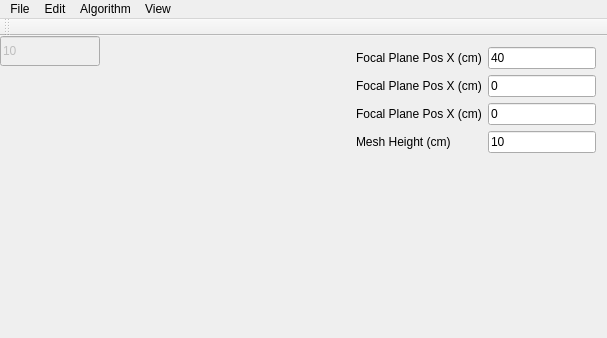
<?xml version="1.0" encoding="UTF-8"?>
<ui version="4.0">
 <class>MainWindow</class>
 <widget class="QMainWindow" name="MainWindow">
  <property name="geometry">
   <rect>
    <x>0</x>
    <y>0</y>
    <width>607</width>
    <height>338</height>
   </rect>
  </property>
  <property name="windowTitle">
   <string>MainWindow</string>
  </property>
  <widget class="QWidget" name="widget">
   <layout class="QHBoxLayout" name="horizontalLayout_3">
    <item>
     <widget class="ModelRendering" name="viewer" native="true">
      <property name="sizePolicy">
       <sizepolicy hsizetype="Preferred" vsizetype="Preferred">
        <horstretch>1</horstretch>
        <verstretch>0</verstretch>
       </sizepolicy>
      </property>
      <property name="minimumSize">
       <size>
        <width>292</width>
        <height>0</height>
       </size>
      </property>
      <layout class="QVBoxLayout" name="verticalLayout_5"/>
     </widget>
    </item>
    <item>
     <layout class="QVBoxLayout" name="verticalLayout_6">
      <item>
       <layout class="QFormLayout" name="formLayout">
        <item row="0" column="0">
         <widget class="QLabel" name="focX">
          <property name="text">
           <string>Focal Plane Pos X (cm)</string>
          </property>
         </widget>
        </item>
        <item row="0" column="1">
         <widget class="QLineEdit" name="focalLengthLineEditX">
          <property name="text">
           <string>40</string>
          </property>
         </widget>
        </item>
        <item row="1" column="0">
         <widget class="QLabel" name="focY">
          <property name="text">
           <string>Focal Plane Pos X (cm)</string>
          </property>
         </widget>
        </item>
        <item row="1" column="1">
         <widget class="QLineEdit" name="focalLengthLineEditY">
          <property name="text">
           <string>0</string>
          </property>
         </widget>
        </item>
        <item row="2" column="0">
         <widget class="QLabel" name="focZ">
          <property name="text">
           <string>Focal Plane Pos X (cm)</string>
          </property>
         </widget>
        </item>
        <item row="2" column="1">
         <widget class="QLineEdit" name="focalLengthLineEditZ">
          <property name="text">
           <string>0</string>
          </property>
         </widget>
        </item>
        <item row="3" column="0">
         <widget class="QLabel" name="label_2">
          <property name="text">
           <string>Mesh Height (cm)</string>
          </property>
         </widget>
        </item>
        <item row="3" column="1">
         <widget class="QLineEdit" name="meshHeightLineEdit">
          <property name="text">
           <string>10</string>
          </property>
         </widget>
        </item>
        <item row="2" column="0">
         <widget class="QLabel" name="label_3">
          <property name="text">
           <string>Mesh Width (cm)</string>
          </property>
         </widget>
        </item>
        <item row="2" column="1">
         <widget class="QLineEdit" name="meshWidthLineEdit">
          <property name="enabled">
           <bool>false</bool>
          </property>
          <property name="text">
           <string>10</string>
          </property>
         </widget>
        </item>
       </layout>
      </item>
     </layout>
    </item>
   </layout>
  </widget>
  <widget class="QMenuBar" name="menuBar">
   <property name="geometry">
    <rect>
     <x>0</x>
     <y>0</y>
     <width>607</width>
     <height>25</height>
    </rect>
   </property>
   <widget class="QMenu" name="menuFile">
    <property name="title">
     <string>File</string>
    </property>
    <addaction name="actionLoadModel"/>
    <addaction name="actionSaveModel"/>
    <addaction name="separator"/>
    <addaction name="actionLoadLightRayReceiverPosition"/>
    <addaction name="separator"/>
    <addaction name="actionSave_Vertices"/>
    <addaction name="separator"/>
    <addaction name="actionExit"/>
   </widget>
   <widget class="QMenu" name="menuEdit">
    <property name="title">
     <string>Edit</string>
    </property>
    <addaction name="actionGenerateTriangles"/>
   </widget>
   <widget class="QMenu" name="menuAlgorithm">
    <property name="title">
     <string>Algorithm</string>
    </property>
    <addaction name="actionRunTargetOptimization"/>
   </widget>
   <widget class="QMenu" name="menuView">
    <property name="title">
     <string>View</string>
    </property>
    <addaction name="actionNormals"/>
    <addaction name="actionAxis"/>
    <addaction name="actionDesired_Normals"/>
    <addaction name="actionDesired_Ray_Directions"/>
    <addaction name="actionDesired_Rays"/>
    <addaction name="actionShoot_Ray"/>
   </widget>
   <addaction name="menuFile"/>
   <addaction name="menuEdit"/>
   <addaction name="menuAlgorithm"/>
   <addaction name="menuView"/>
  </widget>
  <widget class="QToolBar" name="mainToolBar">
   <attribute name="toolBarArea">
    <enum>TopToolBarArea</enum>
   </attribute>
   <attribute name="toolBarBreak">
    <bool>false</bool>
   </attribute>
  </widget>
  <action name="actionSaveModel">
   <property name="text">
    <string>Save Model</string>
   </property>
   <property name="shortcut">
    <string>Ctrl+S</string>
   </property>
  </action>
  <action name="actionLoadModel">
   <property name="text">
    <string>Load Model</string>
   </property>
   <property name="shortcut">
    <string>Ctrl+L</string>
   </property>
  </action>
  <action name="actionExit">
   <property name="text">
    <string>Exit</string>
   </property>
   <property name="shortcut">
    <string>Esc</string>
   </property>
  </action>
  <action name="actionGenerateTriangles">
   <property name="text">
    <string>Generate Triangles</string>
   </property>
  </action>
  <action name="actionSave_Vertices">
   <property name="text">
    <string>Save Vertices</string>
   </property>
  </action>
  <action name="actionRunTargetOptimization">
   <property name="text">
    <string>Run Target Optimization</string>
   </property>
   <property name="shortcut">
    <string>Ctrl+R</string>
   </property>
  </action>
  <action name="actionLoadLightRayReceiverPosition">
   <property name="text">
    <string>Load Light-Ray Receiver Position</string>
   </property>
  </action>
  <action name="actionNormals">
   <property name="checkable">
    <bool>true</bool>
   </property>
   <property name="checked">
    <bool>true</bool>
   </property>
   <property name="text">
    <string>Normals</string>
   </property>
  </action>
  <action name="actionAxis">
   <property name="checkable">
    <bool>true</bool>
   </property>
   <property name="checked">
    <bool>true</bool>
   </property>
   <property name="text">
    <string>Axis</string>
   </property>
  </action>
  <action name="actionDesired_Normals">
   <property name="checkable">
    <bool>true</bool>
   </property>
   <property name="checked">
    <bool>true</bool>
   </property>
   <property name="text">
    <string>Desired Normals</string>
   </property>
   <property name="toolTip">
    <string>DesiredNormals</string>
   </property>
  </action>
  <action name="actionDesired_Ray_Directions">
   <property name="checkable">
    <bool>true</bool>
   </property>
   <property name="text">
    <string>Desired Ray Directions</string>
   </property>
  </action>
  <action name="actionDesired_Rays">
   <property name="checkable">
    <bool>true</bool>
   </property>
   <property name="text">
    <string>Desired Rays</string>
   </property>
  </action>
  <action name="actionShoot_Ray">
   <property name="checkable">
    <bool>true</bool>
   </property>
   <property name="text">
    <string>Shoot ray</string>
   </property>
  </action>
 </widget>
 <layoutdefault spacing="6" margin="11"/>
 <customwidgets>
  <customwidget>
   <class>ModelRendering</class>
   <extends>QWidget</extends>
   <header>rendering.h</header>
   <container>1</container>
  </customwidget>
 </customwidgets>
 <resources/>
 <connections/>
</ui>
